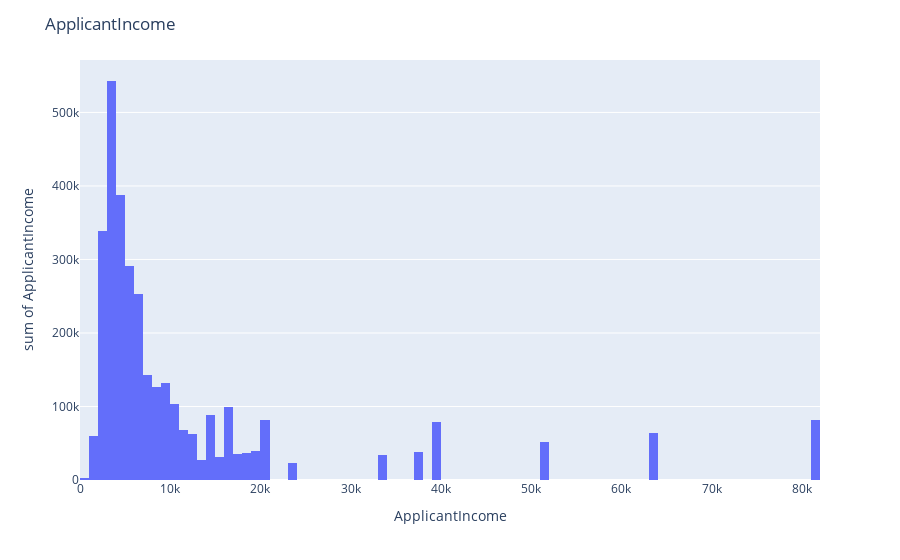
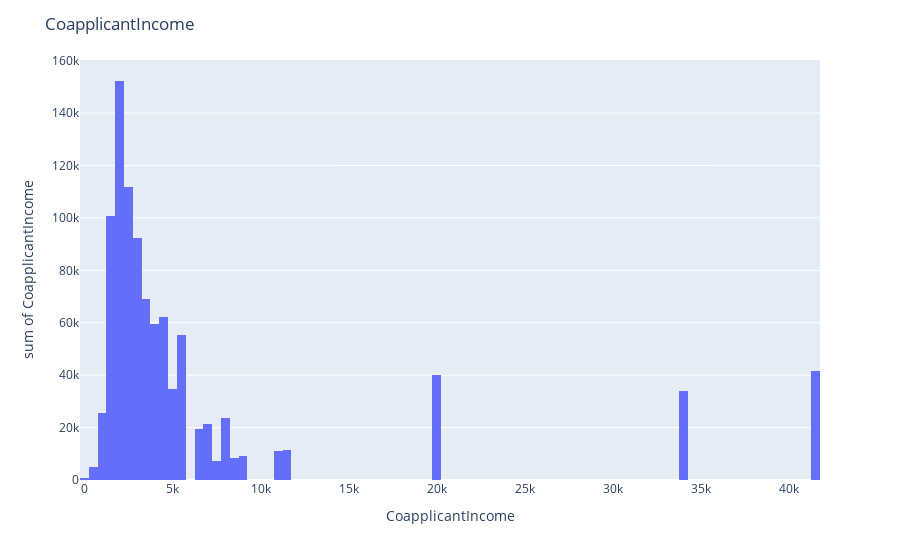
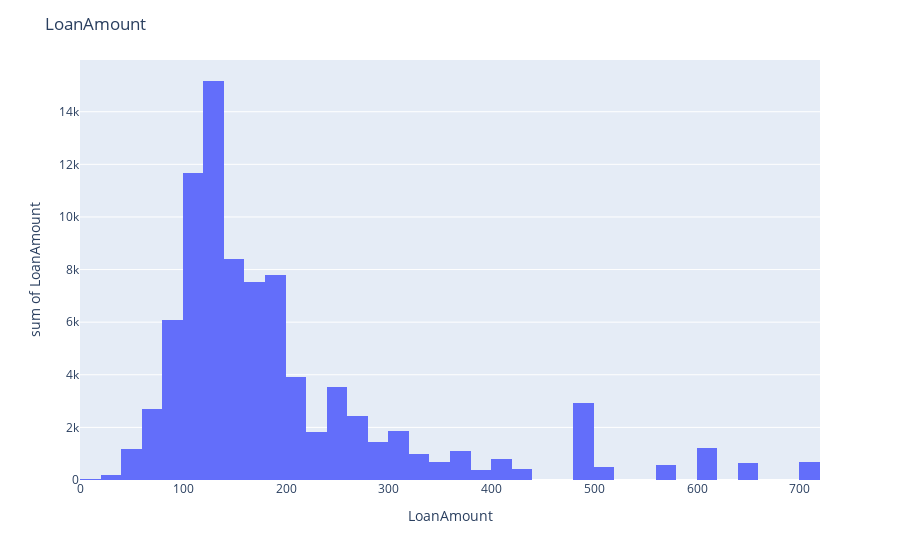

Write notebook code for charts like these, in order.
### Code cell
fig=px.histogram(data["ApplicantIncome"],x="ApplicantIncome",y="ApplicantIncome")
fig.update_layout(title="ApplicantIncome")
fig.show()

fig=px.histogram(data["CoapplicantIncome"],x="CoapplicantIncome",y="CoapplicantIncome")
fig.update_layout(title="CoapplicantIncome")
fig.show()

fig=px.histogram(data['LoanAmount'],x='LoanAmount',y='LoanAmount')
fig.update_layout(title='LoanAmount')
fig.show()

### Figure 1 — Plotly figure (JSON) as saved in the notebook; plotly's stock layout.template omitted (floating-point values rounded to 4 significant figures; data arrays with more than 128 entries replaced by an {"elided": "..."} marker saying what was removed)
{"data": [{"alignmentgroup": "True", "bingroup": "x", "histfunc": "sum", "hovertemplate": "ApplicantIncome=%{x}<br>sum of ApplicantIncome=%{y}<extra></extra>", "legendgroup": "", "marker": {"color": "#636efa", "pattern": {"shape": ""}}, "name": "", "offsetgroup": "", "orientation": "v", "showlegend": false, "type": "histogram", "x": {"elided": "614 int values"}, "xaxis": "x", "y": {"elided": "614 int values"}, "yaxis": "y"}], "layout": {"barmode": "relative", "legend": {"tracegroupgap": 0}, "margin": {"t": 60}, "title": {"text": "ApplicantIncome"}, "xaxis": {"anchor": "y", "domain": [0, 1], "title": {"text": "ApplicantIncome"}}, "yaxis": {"anchor": "x", "domain": [0, 1], "title": {"text": "sum of ApplicantIncome"}}}}

### Figure 2 — Plotly figure (JSON) as saved in the notebook; plotly's stock layout.template omitted (floating-point values rounded to 4 significant figures; data arrays with more than 128 entries replaced by an {"elided": "..."} marker saying what was removed)
{"data": [{"alignmentgroup": "True", "bingroup": "x", "histfunc": "sum", "hovertemplate": "CoapplicantIncome=%{x}<br>sum of CoapplicantIncome=%{y}<extra></extra>", "legendgroup": "", "marker": {"color": "#636efa", "pattern": {"shape": ""}}, "name": "", "offsetgroup": "", "orientation": "v", "showlegend": false, "type": "histogram", "x": {"elided": "614 float values"}, "xaxis": "x", "y": {"elided": "614 float values"}, "yaxis": "y"}], "layout": {"barmode": "relative", "legend": {"tracegroupgap": 0}, "margin": {"t": 60}, "title": {"text": "CoapplicantIncome"}, "xaxis": {"anchor": "y", "domain": [0, 1], "title": {"text": "CoapplicantIncome"}}, "yaxis": {"anchor": "x", "domain": [0, 1], "title": {"text": "sum of CoapplicantIncome"}}}}

### Figure 3 — Plotly figure (JSON) as saved in the notebook; plotly's stock layout.template omitted (floating-point values rounded to 4 significant figures; data arrays with more than 128 entries replaced by an {"elided": "..."} marker saying what was removed)
{"data": [{"alignmentgroup": "True", "bingroup": "x", "histfunc": "sum", "hovertemplate": "LoanAmount=%{x}<br>sum of LoanAmount=%{y}<extra></extra>", "legendgroup": "", "marker": {"color": "#636efa", "pattern": {"shape": ""}}, "name": "", "offsetgroup": "", "orientation": "v", "showlegend": false, "type": "histogram", "x": {"elided": "614 int values"}, "xaxis": "x", "y": {"elided": "614 int values"}, "yaxis": "y"}], "layout": {"barmode": "relative", "legend": {"tracegroupgap": 0}, "margin": {"t": 60}, "title": {"text": "LoanAmount"}, "xaxis": {"anchor": "y", "domain": [0, 1], "title": {"text": "LoanAmount"}}, "yaxis": {"anchor": "x", "domain": [0, 1], "title": {"text": "sum of LoanAmount"}}}}
